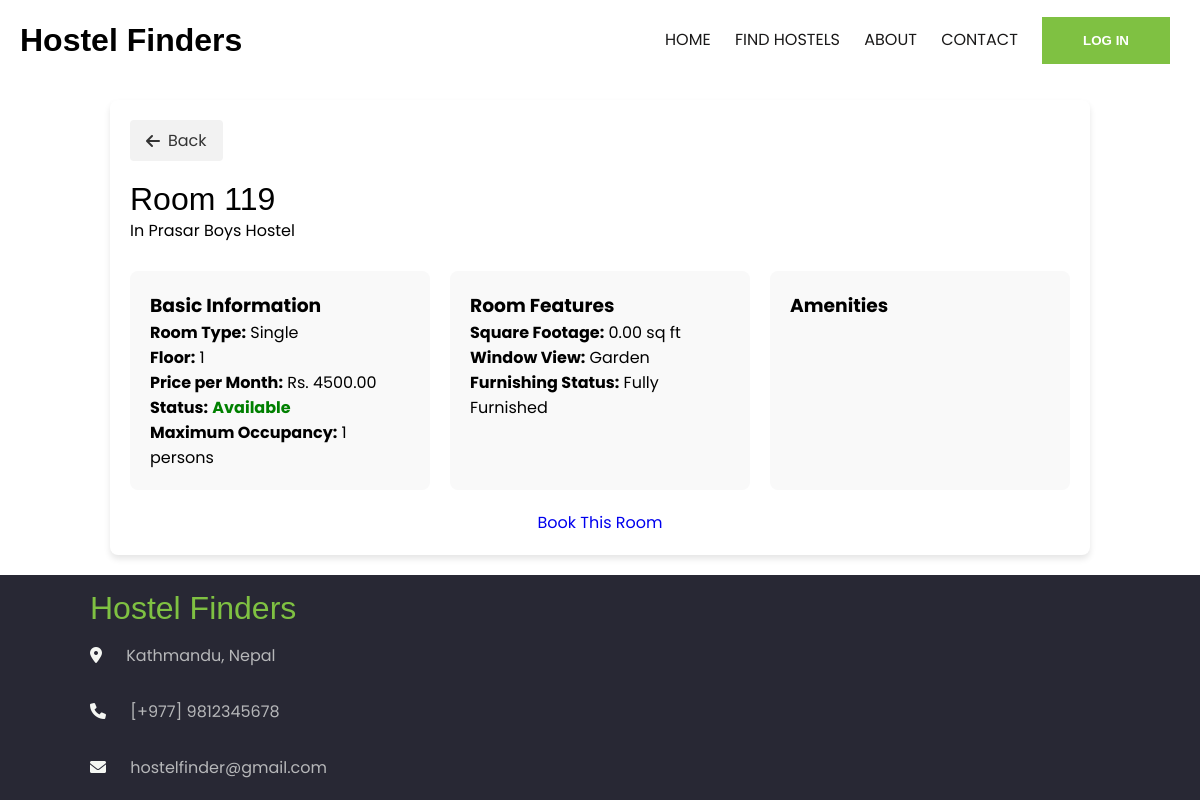
Screenshot of /user/view_room_details.php?id=7 with the database file from the repository.
### tables this page shows
CREATE TABLE `rooms` (
  `RoomID` int(11) NOT NULL,
  `RoomNumber` varchar(10) NOT NULL,
  `Floor` int(11) DEFAULT NULL,
  `HostelID` int(11) NOT NULL,
  `RoomType` enum('Single','Double','Dorm') NOT NULL,
  `PricePerMonth` decimal(10,2) NOT NULL,
  `AvailabilityStatus` enum('Available','Booked') DEFAULT 'Available',
  `MaxOccupancy` int(11) NOT NULL,
  `HasPrivateBathroom` tinyint(1) DEFAULT 0,
  `HasAirConditioning` tinyint(1) DEFAULT 0,
  `WindowView` enum('Street','Garden','Courtyard','No View') DEFAULT NULL,
  `SquareFootage` decimal(6,2) DEFAULT NULL,
  `FurnishingStatus` enum('Fully Furnished','Partially Furnished','Unfurnished') DEFAULT NULL,
  `AdditionalAmenities` text DEFAULT NULL,
  `CreatedAt` timestamp NOT NULL DEFAULT current_timestamp()
);

CREATE TABLE `hostels` (
  `HostelID` int(11) NOT NULL,
  `Name` varchar(100) NOT NULL,
  `Address` varchar(255) NOT NULL,
  `City` varchar(50) DEFAULT NULL,
  `Description` text DEFAULT NULL,
  `ContactNumber` varchar(15) DEFAULT NULL,
  `AdminID` int(11) DEFAULT NULL,
  `CreatedAt` timestamp NOT NULL DEFAULT current_timestamp(),
  `TotalRooms` int(11) DEFAULT 0,
  `AvailableRooms` int(11) DEFAULT 0
);

### user/view_room_details.php (the view, shortened to what this page needs)
<?php
require_once('../includes/db_connection.php');
$RoomID = intval($_GET['id']);
$query = "SELECT r.*, h.Name as HostelName
          FROM rooms r
          JOIN hostels h ON r.HostelID = h.HostelID
          WHERE r.RoomID = ?";
$stmt = $conn->prepare($query);
$stmt->bind_param("i", $RoomID);
$stmt->execute();
$result = $stmt->get_result();
$room = $result->fetch_assoc();
?>
<!DOCTYPE html>
<html>
<head>
    <link rel="stylesheet" href="https://cdnjs.cloudflare.com/ajax/libs/font-awesome/6.0.0/css/all.min.css">
    <link rel="stylesheet" href="../assets/css/main.css">
</head>
<body>
    <?php include 'header.php'; ?>
    <div class="container">
        <div class="room-details-container">
            <div>
                <a href="javascript:history.back()" class="btn btn-secondary" style="margin-bottom: 20px; padding: 8px 16px; background-color: #f2f2f2; border: none; border-radius: 4px; color: #333; text-decoration: none; display: inline-flex; align-items: center; gap: 8px; transition: all 0.3s ease;">
                    <i class="fas fa-arrow-left"></i> Back
                </a>
            </div>
            <h1>Room <?php echo htmlspecialchars($room['RoomNumber']); ?></h1>
            <p>In <?php echo htmlspecialchars($room['HostelName']); ?></p>
            <div class="detail-grid">
                <div class="detail-section">
                    <h3>Basic Information</h3>
                    <p><strong>Room Type:</strong> <?php echo htmlspecialchars($room['RoomType']); ?></p>
                    <p><strong>Floor:</strong> <?php echo htmlspecialchars($room['Floor']); ?></p>
                    <p><strong>Price per Month:</strong> Rs. <?php echo htmlspecialchars($room['PricePerMonth']); ?></p>
                    <p><strong>Status:</strong>
                        <span class="status-<?php echo strtolower($room['AvailabilityStatus']); ?>">
                            <?php echo htmlspecialchars($room['AvailabilityStatus']); ?>
                        </span>
                    </p>
                    <p><strong>Maximum Occupancy:</strong> <?php echo htmlspecialchars($room['MaxOccupancy']); ?> persons</p>
                </div>
                <div class="detail-section">
                    <h3>Room Features</h3>
                    <p><strong>Square Footage:</strong> <?php echo htmlspecialchars($room['SquareFootage']); ?> sq ft</p>
                    <p><strong>Window View:</strong> <?php echo htmlspecialchars($room['WindowView']); ?></p>
                    <p><strong>Furnishing Status:</strong> <?php echo htmlspecialchars($room['FurnishingStatus']); ?></p>
                </div>
                <div class="detail-section">
                    <h3>Amenities</h3>
                </div>
            </div>
            <?php if ($room['AvailabilityStatus'] == 'Available'): ?>
                <div style="margin-top: 20px; text-align: center;">
                    <?php if (isset($_SESSION['user_id'])): ?>
                        <a href="book_room.php?id=<?php echo $room['RoomID']; ?>" class="btn">Book This Room</a>
                    <?php else: ?>
                        <a href="#" class="btn" onclick="showLoginMessage();">Book This Room</a>
                    <?php endif; ?>
                </div>
            <?php endif; ?>
        </div>
    </div>
    <?php include 'footer.php'; ?>
</body>
</html>

### assets/css/main.css (style rules this page uses)
* { padding: 0; margin: 0; box-sizing: border-box; }
body { font-family: "Poppins", sans-serif; }
h1, h2 { font-family: sans-serif; font-weight: 400; }
a { text-decoration: none; }
.container { max-width: 85%; margin: auto; }

### user/view_room_details.php (style rules this page uses)
.room-details-container { background-color: white; border-radius: 8px; box-shadow: 0 4px 6px rgba(0, 0, 0, 0.1); padding: 20px; margin: 20px; }
.detail-grid { display: grid; grid-template-columns: repeat(auto-fit, minmax(300px, 1fr)); gap: 20px; margin-top: 28px; }
.detail-section { background-color: #f9f9f9; padding: 20px; border-radius: 8px; }
.status-available { color: green; font-weight: bold; }

### rows the page displays
rooms: RoomNumber "119", HostelID.Name "Prasar Boys Hostel", RoomType "Single", Floor "1", PricePerMonth "4500.00", AvailabilityStatus "Available", MaxOccupancy "1", SquareFootage "0.00", WindowView "Garden", FurnishingStatus "Fully Furnished"
